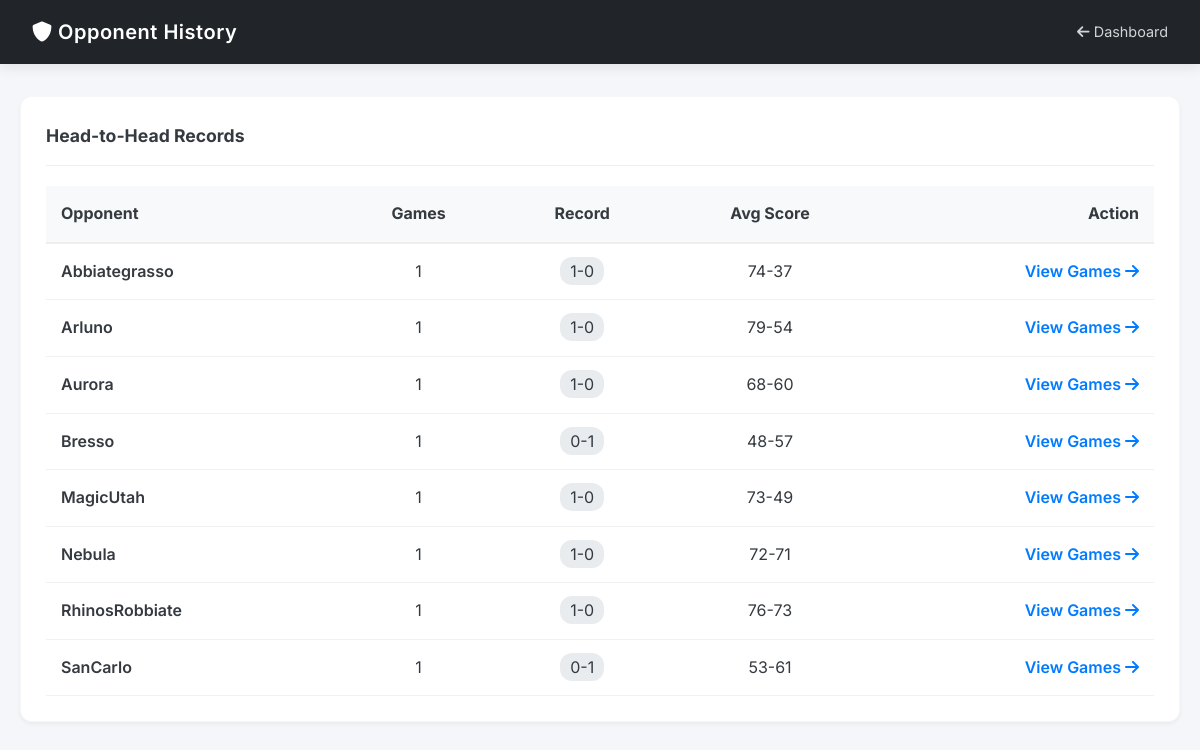
Page /teams (signed in) on the earlier database version.
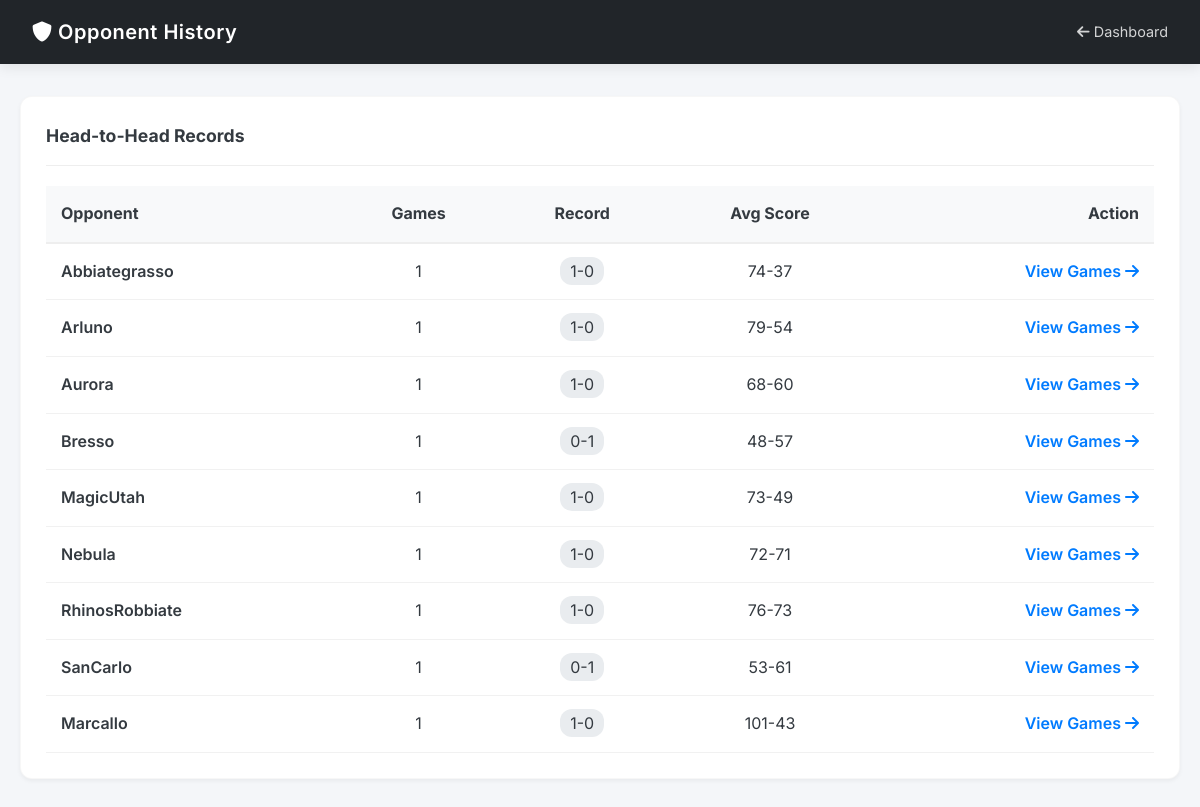
Same page on the later database version.
### core/models.py (models this page shows, shortened)
class Game(db.Model):
    __tablename__ = "games"
    id = db.Column(db.Integer, primary_key=True)
    date = db.Column(db.String(10), nullable=False)
    opponent = db.Column(db.String(100), nullable=False)
    team_score = db.Column(db.Integer, nullable=False)
    opponent_score = db.Column(db.Integer, nullable=False)
    result = db.Column(db.String(1), nullable=False)
    game_type = db.Column(db.String(20), nullable=False)
    sort_date = db.Column(db.String(10), nullable=False)

### web/routes/main.py (the view)
@main_bp.route("/teams")
@login_required
def teams():
    results = db.session.query(Game.opponent).distinct().all()
    team_stats = []
    for r in results:
        opp_name = r[0]
        games = Game.query.filter_by(opponent=opp_name).all()
        wins = sum(1 for g in games if g.result == "W")
        losses = len(games) - wins
        if len(games) > 0:
            avg_team_score = sum(g.team_score for g in games) / len(games)
            avg_opp_score = sum(g.opponent_score for g in games) / len(games)
            avg_score = f"{int(avg_team_score)}-{int(avg_opp_score)}"
        else:
            avg_score = "0-0"
        team_stats.append(
            {
                "name": opp_name,
                "games": len(games),
                "record": f"{wins}-{losses}",
                "avg_score": avg_score,
            }
        )
    return render_template("teams.html", teams=team_stats)

### web/__init__.py (called while the page is built)
def create_app(config_name: str = None) -> Flask:
    app = Flask(__name__)
    config = get_config(config_name)
    app.config.from_object(config)
    setup_logging(app, config)
    db.init_app(app)
    bcrypt.init_app(app)
    csrf.init_app(app)
    cache.init_app(app)
    limiter.init_app(app)
    login_manager.init_app(app)
    login_manager.login_view = "auth.login"
    login_manager.login_message = "Please log in to access this page."
    login_manager.login_message_category = "info"
    @login_manager.user_loader
    def load_user(user_id):
        return User.query.get(int(user_id))
    register_blueprints(app)
    return app

### web/templates/teams.html (shortened to what this page needs)
<!doctype html>
<html lang="en">
    <head>
        <link
            rel="stylesheet"
            href="{{ url_for('static', filename='css/style.css') }}"
        />
        <link
            rel="stylesheet"
            href="https://cdnjs.cloudflare.com/ajax/libs/font-awesome/6.0.0/css/all.min.css"
        />
    </head>
    <body>
        <div class="header">
            <h1><i class="fas fa-shield-alt"></i> Opponent History</h1>
            <a href="{{ url_for('main.index') }}"
                ><i class="fas fa-arrow-left"></i> Dashboard</a
            >
        </div>
        <div class="container">
            <div class="panel">
                <div class="panel-header"><h3>Head-to-Head Records</h3></div>
                <table style="width: 100%; border-collapse: collapse">
                    <thead>
                        <tr
                            style="
                                background: #f8f9fa;
                                border-bottom: 2px solid #eee;
                            "
                        >
                            <th style="padding: 15px; text-align: left">
                                Opponent
                            </th>
                            <th style="padding: 15px; text-align: center">
                                Games
                            </th>
                            <th style="padding: 15px; text-align: center">
                                Record
                            </th>
                            <th style="padding: 15px; text-align: center">
                                Avg Score
                            </th>
                            <th style="padding: 15px; text-align: right">
                                Action
                            </th>
                        </tr>
                    </thead>
                    <tbody>
                        {% for t in teams %}
                        <tr style="border-bottom: 1px solid #f1f1f1">
                            <td style="padding: 15px; font-weight: 600">
                                {{ t.name }}
                            </td>
                            <td style="padding: 15px; text-align: center">
                                {{ t.games }}
                            </td>
                            <td style="padding: 15px; text-align: center">
                                <span
                                    style="
                                        background: #e9ecef;
                                        padding: 4px 10px;
                                        border-radius: 12px;
                                    "
                                    >{{ t.record }}</span
                                >
                            </td>
                            <td style="padding: 15px; text-align: center">
                                {{ t.avg_score }}
                            </td>
                            <td style="padding: 15px; text-align: right">
                                <a
                                    href="{{ url_for('main.opponent_games', opponent_name=t.name) }}"
                                    style="
                                        color: var(--primary);
                                        font-weight: 600;
                                        text-decoration: none;
                                    "
                                >
                                    View Games
                                    <i class="fas fa-arrow-right"></i>
                                </a>
                            </td>
                        </tr>
                        {% endfor %}
                    </tbody>
                </table>
            </div>
        </div>
    </body>
</html>

Differences in the rows shown:
added Game: name "Marcallo", games "1", record "1-0", avg_score "101-43"
